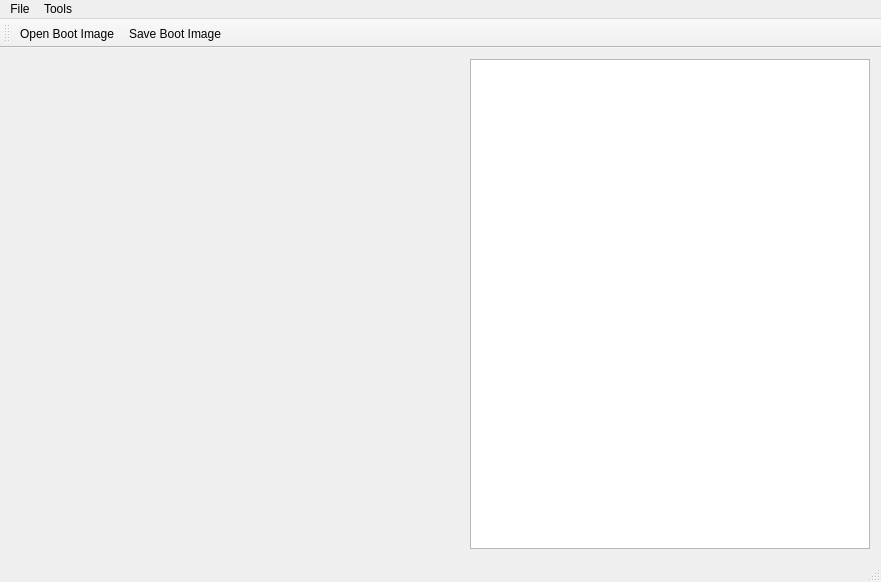
<?xml version="1.0" encoding="UTF-8"?>
<ui version="4.0">
 <class>MainWindow</class>
 <widget class="QMainWindow" name="MainWindow">
  <property name="geometry">
   <rect>
    <x>0</x>
    <y>0</y>
    <width>881</width>
    <height>582</height>
   </rect>
  </property>
  <property name="windowTitle">
   <string>Xperia Kernel Tools</string>
  </property>
  <property name="windowIcon">
   <iconset resource="Resources.qrc">
    <normaloff>:/icons/res/main.ico</normaloff>:/icons/res/main.ico</iconset>
  </property>
  <widget class="QWidget" name="centralWidget">
   <property name="acceptDrops">
    <bool>true</bool>
   </property>
   <layout class="QHBoxLayout" name="horizontalLayout">
    <item>
     <widget class="QLabel" name="bootImage">
      <property name="acceptDrops">
       <bool>true</bool>
      </property>
      <property name="text">
       <string/>
      </property>
      <property name="pixmap">
       <pixmap resource="Resources.qrc">:/icons/res/plus.png</pixmap>
      </property>
      <property name="alignment">
       <set>Qt::AlignCenter</set>
      </property>
     </widget>
    </item>
    <item>
     <widget class="QPlainTextEdit" name="statusLog">
      <property name="maximumSize">
       <size>
        <width>400</width>
        <height>16777215</height>
       </size>
      </property>
      <property name="font">
       <font>
        <family>Ubuntu Mono</family>
        <pointsize>11</pointsize>
       </font>
      </property>
      <property name="readOnly">
       <bool>true</bool>
      </property>
     </widget>
    </item>
   </layout>
  </widget>
  <widget class="QStatusBar" name="statusBar"/>
  <widget class="QToolBar" name="toolBar">
   <property name="windowTitle">
    <string>toolBar</string>
   </property>
   <property name="iconSize">
    <size>
     <width>32</width>
     <height>32</height>
    </size>
   </property>
   <attribute name="toolBarArea">
    <enum>TopToolBarArea</enum>
   </attribute>
   <attribute name="toolBarBreak">
    <bool>false</bool>
   </attribute>
   <addaction name="actionOpen_Boot_Image"/>
   <addaction name="actionSave_Boot_Image"/>
  </widget>
  <widget class="QMenuBar" name="menuBar">
   <property name="geometry">
    <rect>
     <x>0</x>
     <y>0</y>
     <width>881</width>
     <height>21</height>
    </rect>
   </property>
   <widget class="QMenu" name="menuFile">
    <property name="title">
     <string>File</string>
    </property>
    <addaction name="actionOpen_Boot_Image"/>
    <addaction name="actionSave_Boot_Image"/>
    <addaction name="separator"/>
    <addaction name="actionSplit_BootImage"/>
    <addaction name="actionMake_Boot_Image"/>
   </widget>
   <widget class="QMenu" name="menuTools">
    <property name="title">
     <string>Tools</string>
    </property>
    <addaction name="actionExtract_Components"/>
    <addaction name="actionAlways_Confirm_Device_Resolution"/>
   </widget>
   <addaction name="menuFile"/>
   <addaction name="menuTools"/>
  </widget>
  <action name="actionSplit_BootImage">
   <property name="icon">
    <iconset resource="Resources.qrc">
     <normaloff>:/icons/res/bomb.png</normaloff>:/icons/res/bomb.png</iconset>
   </property>
   <property name="text">
    <string>Split BootImage</string>
   </property>
  </action>
  <action name="actionMake_Boot_Image">
   <property name="icon">
    <iconset resource="Resources.qrc">
     <normaloff>:/icons/res/fw.png</normaloff>:/icons/res/fw.png</iconset>
   </property>
   <property name="text">
    <string>Make Boot Image</string>
   </property>
  </action>
  <action name="actionOpen_Boot_Image">
   <property name="icon">
    <iconset resource="Resources.qrc">
     <normaloff>:/icons/res/plus.ico</normaloff>:/icons/res/plus.ico</iconset>
   </property>
   <property name="text">
    <string>Open Boot Image</string>
   </property>
  </action>
  <action name="actionExtract_Components">
   <property name="icon">
    <iconset resource="Resources.qrc">
     <normaloff>:/icons/res/conf.ico</normaloff>:/icons/res/conf.ico</iconset>
   </property>
   <property name="text">
    <string>Extract Components</string>
   </property>
  </action>
  <action name="actionSave_Boot_Image">
   <property name="icon">
    <iconset resource="Resources.qrc">
     <normaloff>:/icons/res/reactor.png</normaloff>:/icons/res/reactor.png</iconset>
   </property>
   <property name="text">
    <string>Save Boot Image</string>
   </property>
  </action>
  <action name="actionAlways_Confirm_Device_Resolution">
   <property name="checkable">
    <bool>true</bool>
   </property>
   <property name="text">
    <string>Always Confirm Device Resolution</string>
   </property>
  </action>
 </widget>
 <layoutdefault spacing="6" margin="11"/>
 <resources>
  <include location="Resources.qrc"/>
 </resources>
 <connections/>
</ui>
